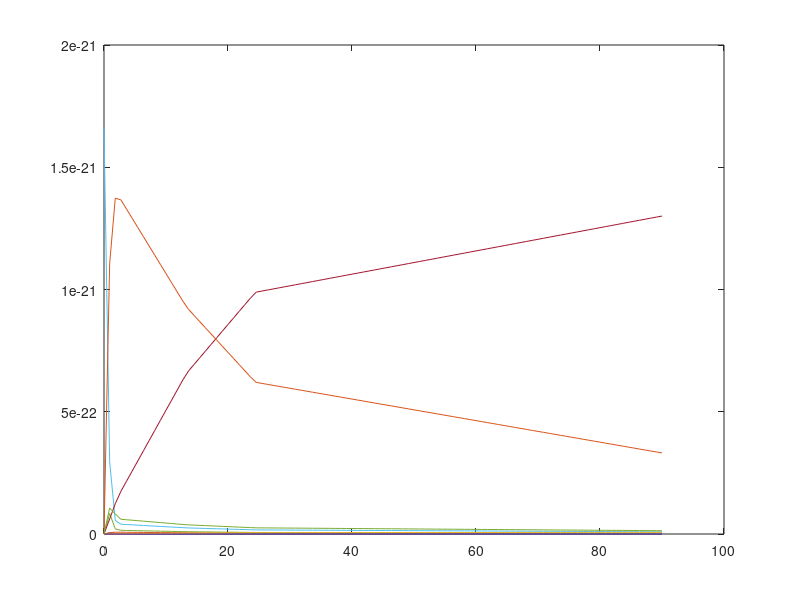

Write the MATLAB code that produced this figure.

#
# This file is automatically generated with 
# the System Biology Format Converter (http://sbfc.sourceforge.net/)
# from an SBML file.
#
# The conversion system has the following limitations:
#  - You may have to re order some reactions and Assignment Rules definition
#  - Delays are not taken into account
#  - You should change the lsode parameters (start, end, steps) to get better results
#

#
# The following line is there to be sure that Octave think that this file 
# is a script and not function file
#
1;

#
# Model name = Edelstein1996 - EPSP ACh event
#
# is urn:miriam:biomodels.db:MODEL6613849442
# is urn:miriam:biomodels.db:BIOMD0000000001
# isDescribedBy urn:miriam:pubmed:8983160
#
function z=pow(x,y),z=x^y;endfunction
function z=root(x,y),z=y^(1/x);endfunction
function z = piecewise(varargin)
	numArgs = nargin;
	result = 0;
	foundResult = 0;
	for k=1:2: numArgs-1
		if varargin{k+1} == 1
			result = varargin{k};
			foundResult = 1;
			break;
		endif
	end
	if foundResult == 0
		result = varargin{numArgs};
	endif
z = result;
endfunction

function xdot=f(x,t)
# Compartment: id = comp1, name = compartment1, constant
	compartment_comp1=1.0E-16;
# Parameter:   id =  kf_0, name = kf_0
	global_par_kf_0=3000.0;
# Parameter:   id =  kr_0, name = kr_0
	global_par_kr_0=8000.0;
# Parameter:   id =  kf_1, name = kf_1
	global_par_kf_1=1500.0;
# Parameter:   id =  kr_1, name = kr_1
	global_par_kr_1=16000.0;
# Parameter:   id =  kf_2, name = kf_2
	global_par_kf_2=30000.0;
# Parameter:   id =  kr_2, name = kr_2
	global_par_kr_2=700.0;
# Parameter:   id =  kf_3, name = kf_3
	global_par_kf_3=3000.0;
# Parameter:   id =  kr_3, name = kr_3
	global_par_kr_3=8.64;
# Parameter:   id =  kf_4, name = kf_4
	global_par_kf_4=1500.0;
# Parameter:   id =  kr_4, name = kr_4
	global_par_kr_4=17.28;
# Parameter:   id =  kf_5, name = kf_5
	global_par_kf_5=0.54;
# Parameter:   id =  kr_5, name = kr_5
	global_par_kr_5=10800.0;
# Parameter:   id =  kf_6, name = kf_6
	global_par_kf_6=130.0;
# Parameter:   id =  kr_6, name = kr_6
	global_par_kr_6=2740.0;
# Parameter:   id =  kf_7, name = kf_7
	global_par_kf_7=3000.0;
# Parameter:   id =  kr_7, name = kr_7
	global_par_kr_7=4.0;
# Parameter:   id =  kf_8, name = kf_8
	global_par_kf_8=1500.0;
# Parameter:   id =  kr_8, name = kr_8
	global_par_kr_8=8.0;
# Parameter:   id =  kf_9, name = kf_9
	global_par_kf_9=19.7;
# Parameter:   id =  kr_9, name = kr_9
	global_par_kr_9=3.74;
# Parameter:   id =  kf_10, name = kf_10
	global_par_kf_10=19.85;
# Parameter:   id =  kr_10, name = kr_10
	global_par_kr_10=1.74;
# Parameter:   id =  kf_11, name = kf_11
	global_par_kf_11=20.0;
# Parameter:   id =  kr_11, name = kr_11
	global_par_kr_11=0.81;
# Parameter:   id =  kf_12, name = kf_12
	global_par_kf_12=3000.0;
# Parameter:   id =  kr_12, name = kr_12
	global_par_kr_12=4.0;
# Parameter:   id =  kf_13, name = kf_13
	global_par_kf_13=1500.0;
# Parameter:   id =  kr_13, name = kr_13
	global_par_kr_13=8.0;
# Parameter:   id =  kf_14, name = kf_14
	global_par_kf_14=0.05;
# Parameter:   id =  kr_14, name = kr_14
	global_par_kr_14=0.0012;
# Parameter:   id =  kf_15, name = kf_15
	global_par_kf_15=0.05;
# Parameter:   id =  kr_15, name = kr_15
	global_par_kr_15=0.0012;
# Parameter:   id =  kf_16, name = kf_16
	global_par_kf_16=0.05;
# Parameter:   id =  kr_16, name = kr_16
	global_par_kr_16=0.0012;
# Parameter:   id =  t2, name = t2
	global_par_t2=20.0;
# Reaction: id = React0, name = React0


	reaction_React0=compartment_comp1*(global_par_kf_0*x(6)-global_par_kr_0*x(5));
# Reaction: id = React1, name = React1


	reaction_React1=compartment_comp1*(global_par_kf_1*x(5)-global_par_kr_1*x(1));
# Reaction: id = React2, name = React2


	reaction_React2=compartment_comp1*(global_par_kf_2*x(1)-global_par_kr_2*x(12));
# Reaction: id = React3, name = React3


	reaction_React3=compartment_comp1*(global_par_kf_3*x(4)-global_par_kr_3*x(3));
# Reaction: id = React4, name = React4


	reaction_React4=compartment_comp1*(global_par_kf_4*x(3)-global_par_kr_4*x(12));
# Reaction: id = React5, name = React5


	reaction_React5=compartment_comp1*(global_par_kf_5*x(6)-global_par_kr_5*x(4));
# Reaction: id = React6, name = React6


	reaction_React6=compartment_comp1*(global_par_kf_6*x(5)-global_par_kr_6*x(3));
# Reaction: id = React7, name = React7


	reaction_React7=compartment_comp1*(global_par_kf_7*x(11)-global_par_kr_7*x(2));
# Reaction: id = React8, name = React8


	reaction_React8=compartment_comp1*(global_par_kf_8*x(2)-global_par_kr_8*x(9));
# Reaction: id = React9, name = React9


	reaction_React9=compartment_comp1*(global_par_kf_9*x(4)-global_par_kr_9*x(11));
# Reaction: id = React10, name = React10


	reaction_React10=compartment_comp1*(global_par_kf_10*x(3)-global_par_kr_10*x(2));
# Reaction: id = React11, name = React11


	reaction_React11=compartment_comp1*(global_par_kf_11*x(12)-global_par_kr_11*x(9));
# Reaction: id = React12, name = React12


	reaction_React12=compartment_comp1*(global_par_kf_12*x(8)-global_par_kr_12*x(10));
# Reaction: id = React13, name = React13


	reaction_React13=compartment_comp1*(global_par_kf_13*x(10)-global_par_kr_13*x(7));
# Reaction: id = React14, name = React14


	reaction_React14=compartment_comp1*(global_par_kf_14*x(11)-global_par_kr_14*x(8));
# Reaction: id = React15, name = React15


	reaction_React15=compartment_comp1*(global_par_kf_15*x(2)-global_par_kr_15*x(10));
# Reaction: id = React16, name = React16


	reaction_React16=compartment_comp1*(global_par_kf_16*x(9)-global_par_kr_16*x(7));

#Event: id=RemovalACh
	event_RemovalACh=time > global_par_t2;

	if(event_RemovalACh) 
		global_par_kf_0=0;
		global_par_kf_3=0;
		global_par_kf_7=0;
		global_par_kf_12=0;
		global_par_kf_1=0;
		global_par_kf_4=0;
		global_par_kf_8=0;
		global_par_kf_13=0;
	endif
	xdot=zeros(12,1);
	# Species:   id = BLL, name = BasalACh2, affected by kineticLaw

	xdot(1) = (1/(compartment_comp1))*(( 1.0 * reaction_React1) + (-1.0 * reaction_React2));

	# Species:   id = IL, name = IntermediateACh, affected by kineticLaw

	xdot(2) = (1/(compartment_comp1))*(( 1.0 * reaction_React7) + (-1.0 * reaction_React8) + ( 1.0 * reaction_React10) + (-1.0 * reaction_React15));

	# Species:   id = AL, name = ActiveACh, affected by kineticLaw

	xdot(3) = (1/(compartment_comp1))*(( 1.0 * reaction_React3) + (-1.0 * reaction_React4) + ( 1.0 * reaction_React6) + (-1.0 * reaction_React10));

	# Species:   id = A, name = Active, affected by kineticLaw

	xdot(4) = (1/(compartment_comp1))*((-1.0 * reaction_React3) + ( 1.0 * reaction_React5) + (-1.0 * reaction_React9));

	# Species:   id = BL, name = BasalACh, affected by kineticLaw

	xdot(5) = (1/(compartment_comp1))*(( 1.0 * reaction_React0) + (-1.0 * reaction_React1) + (-1.0 * reaction_React6));

	# Species:   id = B, name = Basal, affected by kineticLaw

	xdot(6) = (1/(compartment_comp1))*((-1.0 * reaction_React0) + (-1.0 * reaction_React5));

	# Species:   id = DLL, name = DesensitisedACh2, affected by kineticLaw

	xdot(7) = (1/(compartment_comp1))*(( 1.0 * reaction_React13) + ( 1.0 * reaction_React16));

	# Species:   id = D, name = Desensitised, affected by kineticLaw

	xdot(8) = (1/(compartment_comp1))*((-1.0 * reaction_React12) + ( 1.0 * reaction_React14));

	# Species:   id = ILL, name = IntermediateACh2, affected by kineticLaw

	xdot(9) = (1/(compartment_comp1))*(( 1.0 * reaction_React8) + ( 1.0 * reaction_React11) + (-1.0 * reaction_React16));

	# Species:   id = DL, name = DesensitisedACh, affected by kineticLaw

	xdot(10) = (1/(compartment_comp1))*(( 1.0 * reaction_React12) + (-1.0 * reaction_React13) + ( 1.0 * reaction_React15));

	# Species:   id = I, name = Intermediate, affected by kineticLaw

	xdot(11) = (1/(compartment_comp1))*((-1.0 * reaction_React7) + ( 1.0 * reaction_React9) + (-1.0 * reaction_React14));

	# Species:   id = ALL, name = ActiveACh2, affected by kineticLaw

	xdot(12) = (1/(compartment_comp1))*(( 1.0 * reaction_React2) + ( 1.0 * reaction_React4) + (-1.0 * reaction_React11));

endfunction

#Initial conditions vector
x0=zeros(12,1);
x0(1) = 0.0;
x0(2) = 0.0;
x0(3) = 0.0;
x0(4) = 0.0;
x0(5) = 0.0;
x0(6) = 1.66057788110262E-21;
x0(7) = 0.0;
x0(8) = 0.0;
x0(9) = 0.0;
x0(10) = 0.0;
x0(11) = 0.0;
x0(12) = 0.0;


#Creating linespace
t=linspace(0,90,100);

#Solving equations
x=lsode("f",x0,t);

#ploting the results
plot(t,x);
